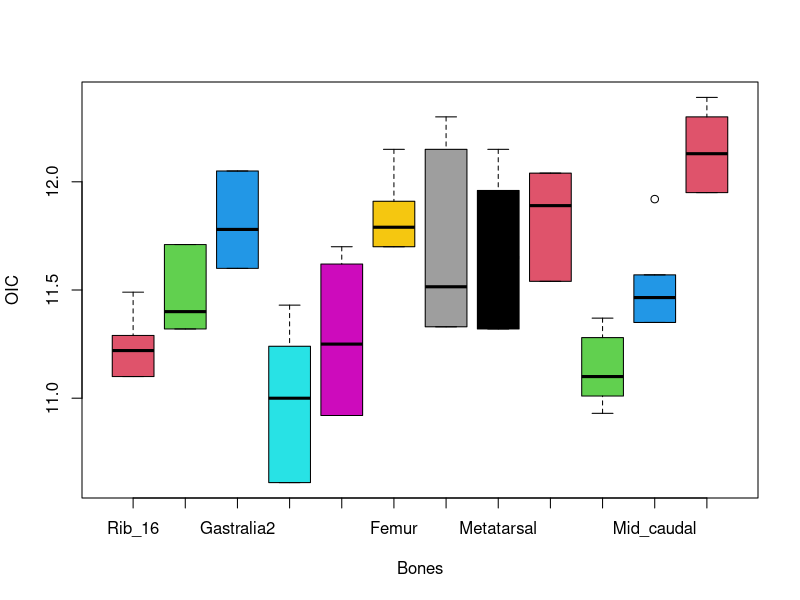

Write the R code that produced this figure.
#3.2
library(tidyr)
library(dplyr)
library(ggplot2)
bone_T<-c(11.10,11.22,11.29,11.49,11.32,11.40,11.71,11.60,11.78,12.05,
          10.61,10.88,11.12,11.24,11.43,10.92,11.20,11.30,11.62,11.70,
          11.70,11.79,11.91,12.15,11.33,11.41,11.62,12.15,12.30,11.32,
          11.65,11.96,12.15,11.54,11.89,12.04,10.93,11.01,11.08,11.12,
          11.28,11.37,11.35,11.43,11.50,11.57,11.92,11.95,12.01,12.25,
          12.30,12.39)
bone<-c("Rib","Rib","Rib","Rib","Gastralia","Gastralia","Gastralia","Gastralia","Gastralia",
        "Gastralia","Dorsal_vertebra","Dorsal_vertebra","Dorsal_vertebra","Dorsal_vertebra",
        "Dorsal_vertebra","Dorsal_vertebra","Dorsal_vertebra","Dorsal_vertebra",
        "Dorsal_vertebra","Dorsal_vertebra","Femur","Femur","Femur","Femur",
        "Tibia","Tibia","Tibia","Tibia","Tibia","Metatarsal","Metatarsal","Metatarsal","Metatarsal",
        "Phalange", "Phalange", "Phalange","Proximal_caudal","Proximal_caudal","Proximal_caudal",
        "Proximal_caudal","Proximal_caudal","Proximal_caudal",
        "Mid_caudal", "Mid_caudal", "Mid_caudal", "Mid_caudal", "Mid_caudal",
        "Distal_caudal","Distal_caudal","Distal_caudal","Distal_caudal","Distal_caudal")
a<-cbind(bone,bone_T)
Tyrannosaurus_Rex<-as_tibble(a)
Tyrannosaurus_Rex_tbl<- Tyrannosaurus_Rex%>% 
  mutate(bone_factor = factor(bone, ordered = TRUE)) %>% 
  mutate(bone_value=as.numeric(bone_T)) 
anova_one_way <- aov(bone_value ~ bone_factor, data =Tyrannosaurus_Rex_tbl)
summary(anova_one_way)
#P值为1.01e-06，有理由说两组之间统计数据存在差异，我们可以相信霸王龙不是温血动物。

# MingYANG recommended：
# you can also try the code bellow for defining the appropriate data 
Bones<-"initiate"
Bones[1:4]<-"Rib_16"
Bones[5:7]<-"Gastralia"
Bones[8:10]<-"Gastralia2"
Bones[11:15]<-"Dorsal_vertebra"
Bones[16:20]<-"Dorsal_vertebra2"
Bones[21:24]<-"Femur"
Bones[25:29]<-"Tibia"
Bones[30:33]<-"Metatarsal"
Bones[34:36]<-"Phalange"
Bones[37:42]<-"Proximal_caudal"
Bones[43:47]<-"Mid_caudal"
Bones[48:52]<-"Distal_caudal"
Rib_16<-c(11.10, 11.22, 11.29, 11.49)
Gastralia<-c(11.32,	11.40,	11.71)
Gastralia2<-c(11.60,	11.78,	12.05)
Dorsal_vertebra<-c(10.61,	10.88,	11.12,	11.24,	11.43)
Dorsal_vertebra2<-c(10.92,	11.20, 11.30,	11.62,	11.70)
Femur<-c(11.70,	11.79,	11.91,	12.15)
Tibia<-c(11.33,	11.41,	11.62,	12.15,	12.30)
Metatarsal<-c(11.32,	11.65,	11.96,	12.15)
Phalange<-c(11.54,	11.89,	12.04)
Proximal_caudal<-c(10.93,	11.01,	11.08,	11.12,	11.28,	11.37)
Mid_caudal<-c(11.35,	11.43,	11.50,	11.57,	11.92)
Distal_caudal<-c(11.95,	12.01,	12.25,	12.30,	12.39)
# plot
Poxygen<-cbind(Rib_16,Gastralia,Gastralia2,Dorsal_vertebra,Dorsal_vertebra2,Femur,Tibia,Metatarsal,Phalange,Proximal_caudal,Mid_caudal,Distal_caudal)
boxplot(Poxygen,xlab="Bones",ylab="OIC",col=c(2:12))
# analyse
oxygen<-c(Rib_16,Gastralia,Gastralia2,Dorsal_vertebra,Dorsal_vertebra2,Femur,Tibia,Metatarsal,Phalange,Proximal_caudal,Mid_caudal,Distal_caudal)
bone_oxygen<-cbind(Bones,oxygen)
bone_oxygen_tb1<-as_tibble(bone_oxygen)
anova_one_way <- aov(oxygen ~ Bones, data = bone_oxygen_tb1)
summary(anova_one_way)
# the end
